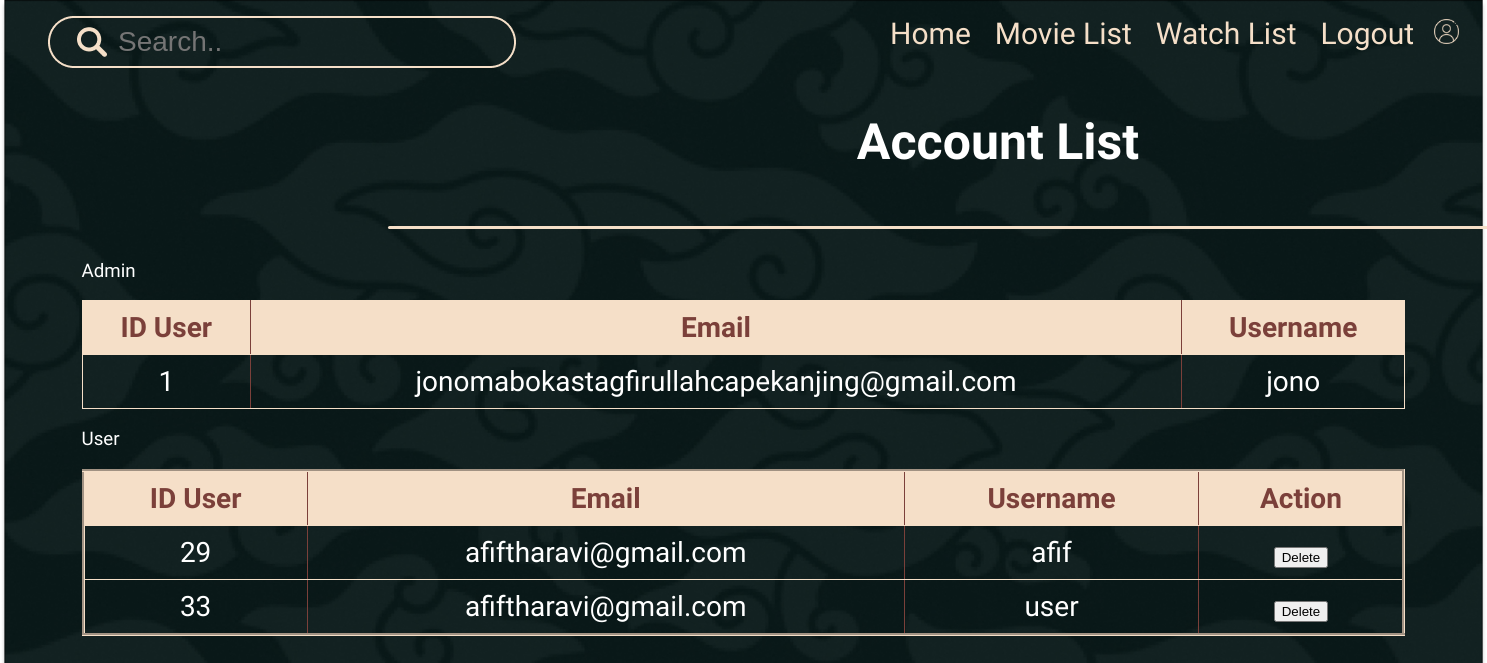
Page /manageakun.php on the committed database.
### tables this page shows
CREATE TABLE `user` (
  `id_user` int NOT NULL,
  `email` varchar(50) NOT NULL,
  `username` varchar(50) NOT NULL,
  `password` varchar(20) NOT NULL,
  `role` enum('admin','user','manager') DEFAULT NULL
);

### manageakun.php (the view, shortened to what this page needs)
<?php
require('koneksi.php');
$query_admin = "SELECT * FROM user WHERE role = 'admin'";
$query_user = "SELECT * FROM user WHERE role = 'user'";
$result_admin = mysqli_query($conn, $query_admin);
$result_user = mysqli_query($conn, $query_user);
?>
<!DOCTYPE html>
<html>
<head>
    <link rel="stylesheet" type="text/css" href="css/manageacc.css">
</head>
<body>
<header>
        <nav>
        <ul>
                <input type="text" placeholder="Search..">
                <li><a href="homepage.php">Home</a></li>
                <li><a href="movielist.php">Movie List</a></li>
                <li><a href="watchlist.php">Watch List</a></li>
                <li style="float:right"><a href="profil.php"><img src="assets/home/user 1.png" style="height: 25px; width: 25px;"></a></li>
                 <li><a href="logout.php">Logout</a></li>
            </ul>
        </nav>
    </header>
    <div class="container">
    <table>
    <tr>
        <td>
            <div class="acclist">
                <h1>Account List</h1>
            </div>
        </td>
    </tr>
    <tr>
        <td>
            <div class="shape"></div>
        </td>
    </tr>
    </table>
    </div>
    <div class="center">
    <div class="kotak">
<h3>Admin</h3>
<table class="admin" border="1">
    <tr>
        <th>ID User</th>
        <th>Email</th>
        <th>Username</th>
    </tr>
    <?php
    while ($row = mysqli_fetch_assoc($result_admin)) {
        echo "<tr align='center'>";
        echo "<td>" . $row['id_user'] . "</td>";
        echo "<td>" . $row['email'] . "</td>";
        echo "<td>" . $row['username'] . "</td>";
        echo "</tr>";
    }
    ?>
</table>
<h3>User</h3>
<table class="user" border="3">
    <tr>
        <th>ID User</th>
        <th>Email</th>
        <th>Username</th>
        <th>Action</th>
    </tr>
    <?php
    while ($row = mysqli_fetch_assoc($result_user)) {
        echo "<tr align='center'>";
        echo "<td>" . $row['id_user'] . "</td>";
        echo "<td>" . $row['email'] . "</td>";
        echo "<td>" . $row['username'] . "</td>";
        echo "<td>
                <form method='POST'>
                    <input type='hidden' name='user_id' value='" . $row['id_user'] . "'>
                    <input type='submit' name='delete_user' value='Delete'>
                </form>
            </td>";
        echo "</tr>";
    }
    ?>
</table>
</div>
</div>
</body>
</html>

### css/manageacc.css (style rules this page uses)
body { background-image: url("../assets/Vector.png"); background-size: cover; background-attachment: fixed; font-family: 'Cabin', sans-serif; }
header { text-align: right; }
nav ul input[type=text] { color: #F5DFC8; background-color: transparent; outline: none; font-size: 28px;; float: left; width: 397px; height: 49px; padding-left: 70px; padding-bottom: 2px; background-image: url(../assets/Group\ 7.png); background-repeat: no-repeat; border: none; }
nav ul li { display: inline; margin-right: 20px; color: #F5DFC8; font-family: 'Cabin', sans-serif; font-size: 30px; }
nav a { text-decoration: none; color: #F5DFC8; }
.shape { background-color: #F5DFC8; width: 1220px; height: 3px; border-radius:40px; }
.center { display: flex; justify-content: center; align-items:center ; }
.container { display: flex; justify-content: center; align-items: center; }
h1 { font-family: 'Calistoga', serif; color: white; font-size: 50px; }
.acclist { display: flex; justify-content: center; align-items: center; }
.kotak { width: 90%; }
h3 { color:#fff; font-family: 'Calistoga', serif; font-weight: 400; }
td { color: white; padding: 10px; }
th { color: #7B403A; background-color: #F5DFC8; border-collapse: collapse; padding: 10px; }
.admin { border-color: #F5DFC8; border-collapse: collapse; }
.user { border-color: #F5DFC8; border-collapse: collapse; }
th:not(:last-child), td:not(:last-child) { border-right-color: #7B403A; }
th:not(:first-child), td:not(:first-child) { border-left-color: #7B403A; }
.kotak table { width: 100%; font-size: 28px; }

### rows in the picture
user: id_user "1", email "jonomabokastagfirullahcapekanjing@gmail.com", username "jono"
user: id_user "29", email "afiftharavi@gmail.com", username "afif"
user: id_user "33", email "afiftharavi@gmail.com", username "user"
